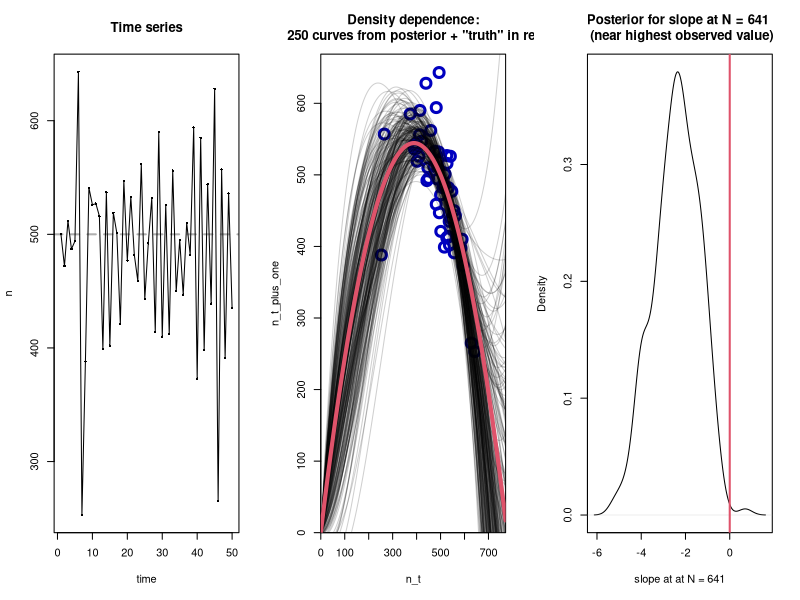

This figure's R source:
set.seed(1)

library(MASS) # for mvrnorm


l = 50      # length of time series
KK = 500     # carrying capacity ("K" is for kernel below)
r = 1.8      # population growth rate

# Simulate time series
n = integer(l)
n[1] = KK # Initialize the population at carrying capacity
for(i in 1:(l - 1)){
  expected = n[i] + r * n[i] * (1 - n[i] / KK)
  expected.plus.noise = if(expected == 0){
    0
  }else{
    max(0, rnorm(1, expected, 50))
  }
  n[i + 1] = rpois(1, expected.plus.noise)
}

d = data.frame(n_t = n[-l], n_t_plus_one = n[-1])


# Gaussian process regression ---------------------------------------------

# Code based on Carl Boettiger's Cholesky method
# https://github.com/cboettig/nonparametric-bayes/blob/master/R/gp_fit.R

# Notation & algorithm roughly follows Rasmussen and Williams
# http://www.gaussianprocess.org/gpml/chapters/

# Pull out the data from the data frame
# Add (0,0) as a "data" point: extinction is forever
x = c(0, d[[1]])
y = c(0, d[[2]]) - mean(d[[2]])

# Tuning parameters for the GP
process_noise = 100  # sigma_n: populations can fluctuate this much for non-density reasons
lengthscale = sd(y) * 10   # smoothness of the learned functions
sigma_f = 1E5        # Function variance is very high: function can go anywhere eventually.

# Range of values to plot
x_seq = seq(0, max(d) * 1.2, length = 1000)

## Squared exponential kernel
SE <- function(Xi,Xj, l=lengthscale){
  sigma_f^2 * exp(-0.5 * (Xi - Xj)^2 / lengthscale^2)
}
covar <- function(X, Y) outer(X, Y, SE, lengthscale) 
K <- covar(x, x)

# Add process noise along kernel's diagonal
I <-  diag(1, length(x))
I[1, 1] = 1E-5 # No process noise for the *fact* that curve goes though (0,0)
K_altered = K + process_noise ^ 2 * I

# Cholesky decomposition method for GP regression
L <- t(chol(K_altered))
alpha <- solve(t(L), solve(L, y))
k_star <- covar(x, x_seq)


mu <- t(k_star) %*% alpha + mean(d[[2]]) # Expected values along x_seq
v <- solve(L, k_star)
var <- covar(x_seq,x_seq) - t(v) %*% v # Correlated uncertainty along x_seq


# Can use loglik to optimize process_noise, lengthscale, and sigma_f
loglik <- -.5 * t(y) %*% alpha - sum(log(diag(L))) - length(n) * log(2 * pi) / 2


# Examples of possible density dependence relationships from model's posterior
sample_curves = t(mvrnorm(250, mu, covar(x_seq,x_seq) - t(v) %*% v))



# plots -------------------------------------------------------------------
par(mfrow = c(1, 3))

# Plot 1
plot(n, type = "o", xlab = "time", cex = .5, pch = 16, main = "Time series")
abline(h = KK, col = "#00000050", lty = 2, lwd = 2)

# Plot 2
plot(
  d, 
  xlim = c(0, max(x_seq)), 
  ylim = c(0, max(d)) * 1.04, 
  pch = 1, 
  xaxs = "i", 
  yaxs = "i", 
  col = "#0000C0",
  lwd = 3,
  cex = 2,
  main = "Density dependence:\n 250 curves from posterior + \"truth\" in red"
)
# Spaghetti lines showing possible density dependence curves
matplot(
  x_seq, 
  sample_curves, 
  type = "l",
  lty = 1,
  add = TRUE,
  col = "#00000030",
  lwd = 1
)
# "True" relationship in red
curve(
  x + r * x * (1 - x / KK), 
  add = TRUE, 
  col = 2, 
  lwd = 4, 
  from = 0, 
  to = max(x_seq)
)

# Plot 3
slopes = (sample_curves[831, ] - sample_curves[830, ]) / (x_seq[831] - x_seq[830])
plot(
  density(slopes),
  xlab = paste("slope at at N =", round(mean(x_seq[830:831]))),
  main = paste(
    "Posterior for slope at N =", 
    round(mean(x_seq[830:831])),
    "\n (near highest observed value)"
  )
)
abline(v = 0, col = 2, lwd = 2)
